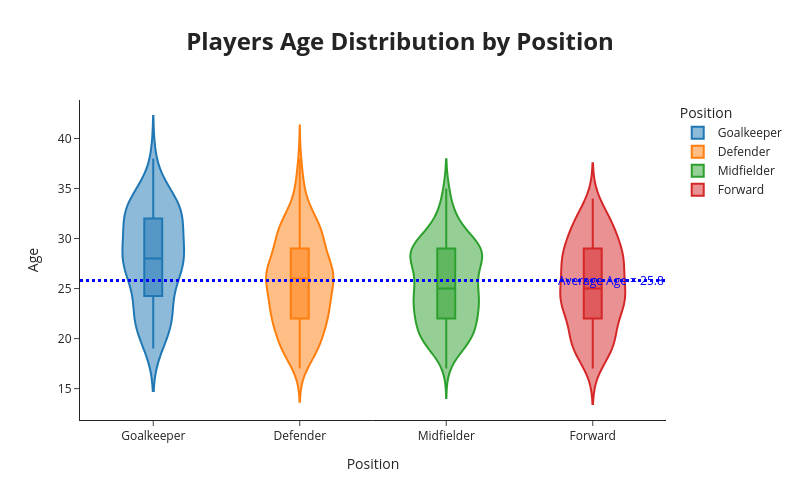

The code cell stored with this chart in its notebook:
### Markdown cell above
### 2.3 Players' Age <a class="anchor" id="2.3"></a>
Goalkeepers and defender are relatively older than thier mid-field and attacking colleagues. The defence line (including goalkeepers) is widely regarded as the area where more of a wise-head/cool-headed than a lightning fast leg is need. No harm if a defender is fast, there are many of them. But most defenders mature with age. Being an older defender is not a bad thing.

**Summary:**
* The yougest squad is Leeds-United
* Liverpool are the oldest group of players
* The min, median and max ages are 17, 25.8 and 38 years

**Extra info:**

The youngest ever EPL player: Harvey Elliott – 16 years and 30 days (Liverpool, made debut on May 2019)

The olderst ever EPL player: John Burridge – 43 years and 163 days (Aston Villa, played last 1995)

<a href="#top">Back to top</a>

### Code cell
import plotly.express as px

df = data

# =========================
# AVERAGE AGE
# =========================

age_avg = df['Age'].mean()

# =========================
# CREATE VIOLIN PLOT
# =========================

fig1 = px.violin(
    df,
    y="Age",
    x="Position",
    box=True,
    color="Position",
    width=800,
    height=500,
    template='simple_white',
    title='<b>Players Age Distribution by Position</b>'
)

# =========================
# ADD AVERAGE AGE LINE
# =========================

fig1.add_shape(
    type="line",
    line_color="blue",
    line_width=3,
    opacity=1,
    line_dash="dot",

    x0=0,
    x1=1,
    xref="paper",

    y0=age_avg,
    y1=age_avg,
    yref="y"
)

# =========================
# ADD ANNOTATION
# =========================

fig1.add_annotation(
    x=1,
    y=age_avg,
    xref="paper",
    yref="y",

    text=f"Average Age = {age_avg:.1f}",
    showarrow=False,

    font=dict(
        size=12,
        color="blue"
    )
)

# =========================
# UPDATE LAYOUT
# =========================

fig1.update_layout(
    title={
        'x': 0.5,
        'xanchor': 'center',
        'font': {
            'size': 24
        }
    },

    xaxis_title='Position',
    yaxis_title='Age'
)

# =========================
# SHOW FIGURE
# =========================

fig1.show()

### Figure 1 — Plotly figure (JSON) as saved in the notebook; plotly's stock layout.template omitted (floating-point values rounded to 4 significant figures; data arrays with more than 128 entries replaced by an {"elided": "..."} marker saying what was removed)
{"data": [{"alignmentgroup": "True", "box": {"visible": true}, "hovertemplate": "Position=%{x}<br>Age=%{y}<extra></extra>", "legendgroup": "Goalkeeper", "marker": {"color": "#1F77B4"}, "name": "Goalkeeper", "offsetgroup": "Goalkeeper", "orientation": "v", "scalegroup": "True", "showlegend": true, "type": "violin", "x": ["Goalkeeper", "Goalkeeper", "Goalkeeper", "Goalkeeper", "Goalkeeper", "Goalkeeper", "Goalkeeper", "Goalkeeper", "Goalkeeper", "Goalkeeper", "Goalkeeper", "Goalkeeper", "Goalkeeper", "Goalkeeper", "Goalkeeper", "Goalkeeper", "Goalkeeper", "Goalkeeper", "Goalkeeper", "Goalkeeper", "Goalkeeper", "Goalkeeper", "Goalkeeper", "Goalkeeper", "Goalkeeper", "Goalkeeper", "Goalkeeper", "Goalkeeper", "Goalkeeper", "Goalkeeper", "Goalkeeper", "Goalkeeper", "Goalkeeper", "Goalkeeper", "Goalkeeper", "Goalkeeper", "Goalkeeper", "Goalkeeper", "Goalkeeper", "Goalkeeper", "Goalkeeper", "Goalkeeper", "Goalkeeper", "Goalkeeper", "Goalkeeper", "Goalkeeper", "Goalkeeper", "Goalkeeper", "Goalkeeper", "Goalkeeper", "Goalkeeper", "Goalkeeper", "Goalkeeper", "Goalkeeper", "Goalkeeper", "Goalkeeper", "Goalkeeper", "Goalkeeper", "Goalkeeper", "Goalkeeper", "Goalkeeper", "Goalkeeper", "Goalkeeper", "Goalkeeper", "Goalkeeper", "Goalkeeper", "Goalkeeper"], "x0": " ", "xaxis": "x", "y": [28.0, 26.0, 25.0, 34.0, 28.0, 30.0, 30.0, 28.0, 28.0, 30.0, 24.0, 22.0, 28.0, 23.0, 27.0, 25.0, 38.0, 33.0, 33.0, 32.0, 26.0, 20.0, 31.0, 23.0, 32.0, 27.0, 33.0, 19.0, 33.0, 27.0, 35.0, 27.0, 27.0, 33.0, 21.0, 21.0, 27.0, 35.0, 29.0, 33.0, 23.0, 28.0, 31.0, 29.0, 19.0, 29.0, 23.0, 30.0, 22.0, 30.0, 24.0, 32.0, 22.0, 33.0, 28.0, 33.0, 21.0, 21.0, 27.0, 31.0, 27.0, 35.0, 34.0, 33.0, 21.0, 32.0, 33.0], "y0": " ", "yaxis": "y"}, {"alignmentgroup": "True", "box": {"visible": true}, "hovertemplate": "Position=%{x}<br>Age=%{y}<extra></extra>", "legendgroup": "Defender", "marker": {"color": "#FF7F0E"}, "name": "Defender", "offsetgroup": "Defender", "orientation": "v", "scalegroup": "True", "showlegend": true, "type": "violin", "x": {"elided": "191 str values"}, "x0": " ", "xaxis": "x", "y": {"elided": "191 float values"}, "y0": " ", "yaxis": "y"}, {"alignmentgroup": "True", "box": {"visible": true}, "hovertemplate": "Position=%{x}<br>Age=%{y}<extra></extra>", "legendgroup": "Midfielder", "marker": {"color": "#2CA02C"}, "name": "Midfielder", "offsetgroup": "Midfielder", "orientation": "v", "scalegroup": "True", "showlegend": true, "type": "violin", "x": {"elided": "195 str values"}, "x0": " ", "xaxis": "x", "y": {"elided": "195 float values"}, "y0": " ", "yaxis": "y"}, {"alignmentgroup": "True", "box": {"visible": true}, "hovertemplate": "Position=%{x}<br>Age=%{y}<extra></extra>", "legendgroup": "Forward", "marker": {"color": "#D62728"}, "name": "Forward", "offsetgroup": "Forward", "orientation": "v", "scalegroup": "True", "showlegend": true, "type": "violin", "x": ["Forward", "Forward", "Forward", "Forward", "Forward", "Forward", "Forward", "Forward", "Forward", "Forward", "Forward", "Forward", "Forward", "Forward", "Forward", "Forward", "Forward", "Forward", "Forward", "Forward", "Forward", "Forward", "Forward", "Forward", "Forward", "Forward", "Forward", "Forward", "Forward", "Forward", "Forward", "Forward", "Forward", "Forward", "Forward", "Forward", "Forward", "Forward", "Forward", "Forward", "Forward", "Forward", "Forward", "Forward", "Forward", "Forward", "Forward", "Forward", "Forward", "Forward", "Forward", "Forward", "Forward", "Forward", "Forward", "Forward", "Forward", "Forward", "Forward", "Forward", "Forward", "Forward", "Forward", "Forward", "Forward", "Forward", "Forward", "Forward", "Forward", "Forward", "Forward", "Forward", "Forward", "Forward", "Forward", "Forward", "Forward", "Forward", "Forward", "Forward", "Forward", "Forward", "Forward", "Forward", "Forward", "Forward", "Forward", "Forward", "Forward", "Forward", "Forward", "Forward", "Forward", "Forward", "Forward", "Forward", "Forward", "Forward", "Forward", "Forward", "Forward", "Forward", "Forward", "Forward", "Forward", "Forward", "Forward", "Forward", "Forward"], "x0": " ", "xaxis": "x", "y": [29.0, 31.0, 25.0, 20.0, 21.0, 19.0, 32.0, 23.0, 22.0, 24.0, 25.0, 24.0, 27.0, 28.0, 20.0, 27.0, 22.0, 28.0, 30.0, 31.0, 28.0, 24.0, 22.0, 33.0, 19.0, 29.0, 27.0, 29.0, 27.0, 18.0, 26.0, 25.0, 31.0, 23.0, 23.0, 31.0, 29.0, 24.0, 28.0, 20.0, 19.0, 26.0, 27.0, 26.0, 25.0, 20.0, 27.0, 21.0, 18.0, 29.0, 33.0, 32.0, 23.0, 27.0, 24.0, 28.0, 28.0, 28.0, 25.0, 20.0, 25.0, 20.0, 23.0, 20.0, 25.0, 23.0, 32.0, 29.0, 17.0, 24.0, 22.0, 31.0, 18.0, 31.0, 24.0, 23.0, 29.0, 28.0, 24.0, 34.0, 32.0, 24.0, 33.0, 28.0, 24.0, 20.0, 28.0, 19.0, 28.0, 27.0, 22.0, 31.0, 31.0, 26.0, 24.0, 31.0, 25.0, 19.0, 30.0, 30.0, 23.0, 26.0, 23.0, 19.0, 20.0, 29.0, 24.0, 18.0, 20.0], "y0": " ", "yaxis": "y"}], "layout": {"annotations": [{"font": {"color": "blue", "size": 12}, "showarrow": false, "text": "Average Age = 25.8", "x": 1, "xref": "paper", "y": 25.81, "yref": "y"}], "height": 500, "legend": {"title": {"text": "Position"}, "tracegroupgap": 0}, "shapes": [{"line": {"color": "blue", "dash": "dot", "width": 3}, "opacity": 1, "type": "line", "x0": 0, "x1": 1, "xref": "paper", "y0": 25.81, "y1": 25.81, "yref": "y"}], "title": {"font": {"size": 24}, "text": "<b>Players Age Distribution by Position</b>", "x": 0.5, "xanchor": "center"}, "violinmode": "overlay", "width": 800, "xaxis": {"anchor": "y", "categoryarray": ["Goalkeeper", "Defender", "Midfielder", "Forward"], "categoryorder": "array", "domain": [0, 1], "title": {"text": "Position"}}, "yaxis": {"anchor": "x", "domain": [0, 1], "title": {"text": "Age"}}}}
